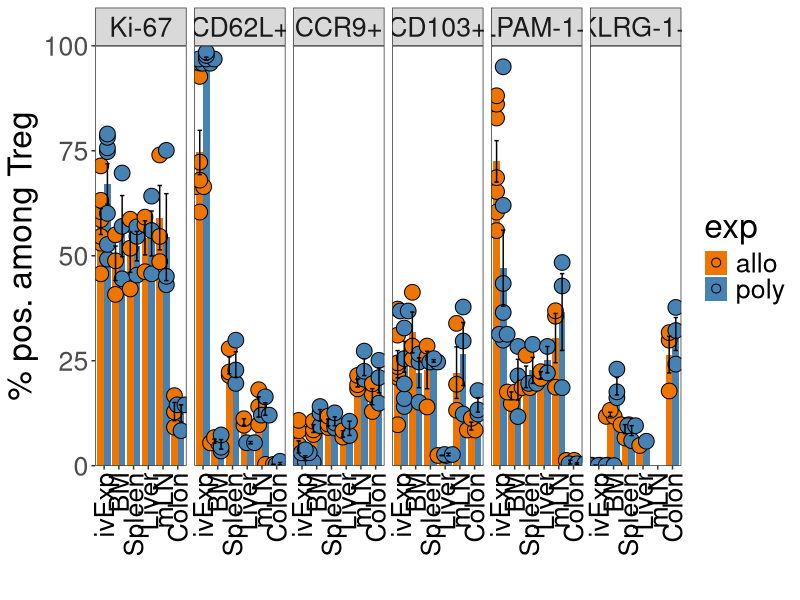
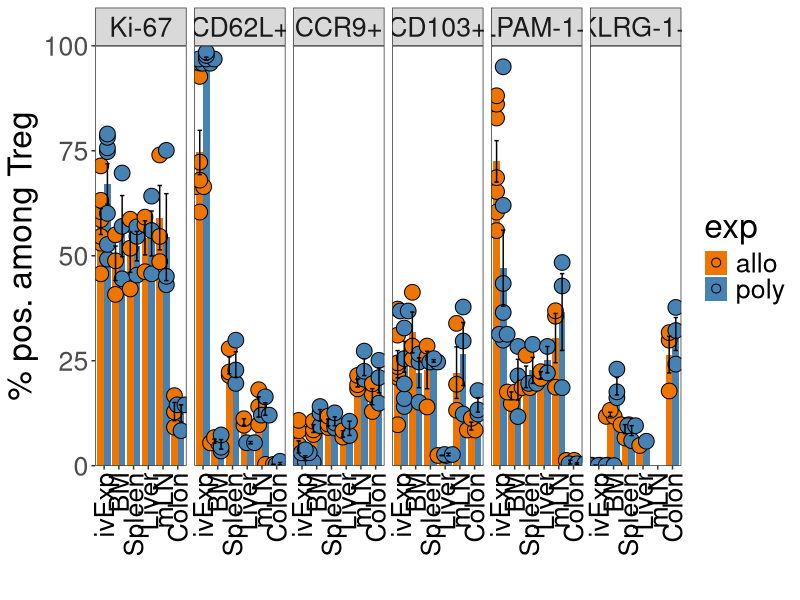

These charts were generated, in order, by the following R code: (Note: this script raises an error after producing the figures.)
## ---- chunk 1
knitr::opts_chunk$set(echo = TRUE)
knitr::opts_knit$set(root.dir = normalizePath(".."))
knitr::write_bib(.packages(), "FigureS2d_addTregFACSstains.packages.bib")
## ---- chunk 2
library(tidyr)
library(ggplot2)
library(scales)
## ---- chunk 3
Facs.data <- read.delim("./data/AddFacsData.txt", header=TRUE)
Facs.data$type <- factor(Facs.data$type,levels = c("ivExp","BM","Spleen","Liver","mLN","Colon"))
Facs.data$exp <- factor(Facs.data$exp,levels = c("allo","poly"))
Facs.data$marker <- factor(Facs.data$marker,levels = c("Ki-67","CD62L+","CCR9+","CD103+","LPAM-1+","KLRG-1+"))
## ---- chunk 4
p <- ggplot(Facs.data, aes(x=type, y=count, fill=exp)) + coord_cartesian(ylim = c(0,100))
p <- p + stat_summary(fun = mean, geom = "bar", position = "dodge")
p <- p + geom_dotplot(binaxis='y', stackdir='center', position=position_dodge(.9), dotsize=5, stackratio = .5, binwidth=.75) 
p <- p + stat_summary(fun.data=mean_se, fun.args = list(mult=1), geom="errorbar", color="black", size=0.5, width = 0.6, position=position_dodge(.9))
p <- p + theme_bw() + theme(panel.grid.major = element_blank(), 
                            panel.grid.minor = element_blank(),
                            axis.text.x = element_text(angle = 90, vjust = 0.5, hjust=1, color="black"), 
                            text = element_text(size = 24))
p <- p + scale_fill_manual(values = c("darkorange2","steelblue"))
p <- p + scale_y_continuous(expand=c(0,0))
p <- p + labs(x="", y="% pos. among Treg")
p <- p + facet_wrap(~marker, nrow=1)

p
pdf("./figures/FigureS2d_addStains_percentPos.pdf", height=3.5, width=12.5)
p
dev.off()
## ---- chunk 5
sessionInfo(package = NULL)
writeLines(capture.output(sessionInfo(package = NULL)), "./Rscripts/FigureS2d_addTregFACSstains_SessionInfo.txt")
